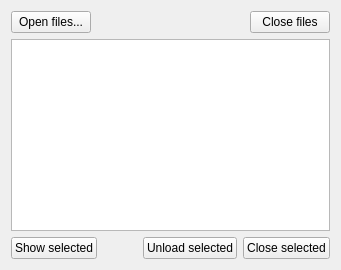
            <widget class="QWidget" name="tab_3">
             <attribute name="icon">
              <iconset resource="../resources/main_resources.qrc">
               <normaloff>:/icon/icons/selection13.png</normaloff>:/icon/icons/selection13.png</iconset>
             </attribute>
             <attribute name="title">
              <string>Select</string>
             </attribute>
             <layout class="QVBoxLayout" name="verticalLayout_2">
              <item>
               <layout class="QHBoxLayout" name="horizontalLayout_9">
                <property name="topMargin">
                 <number>0</number>
                </property>
                <item>
                 <widget class="QPushButton" name="pushButton_open_confocal">
                  <property name="cursor">
                   <cursorShape>PointingHandCursor</cursorShape>
                  </property>
                  <property name="text">
                   <string>Open files...</string>
                  </property>
                 </widget>
                </item>
                <item>
                 <spacer name="horizontalSpacer_4">
                  <property name="orientation">
                   <enum>Qt::Horizontal</enum>
                  </property>
                  <property name="sizeHint" stdset="0">
                   <size>
                    <width>40</width>
                    <height>20</height>
                   </size>
                  </property>
                 </spacer>
                </item>
                <item>
                 <widget class="QPushButton" name="pushButton_close_all_confocal">
                  <property name="cursor">
                   <cursorShape>PointingHandCursor</cursorShape>
                  </property>
                  <property name="text">
                   <string>Close files</string>
                  </property>
                 </widget>
                </item>
               </layout>
              </item>
              <item>
               <widget class="QListWidget" name="confocal_images_list"/>
              </item>
              <item>
               <layout class="QHBoxLayout" name="horizontalLayout_7">
                <item>
                 <widget class="QPushButton" name="pushButton_show_confocal">
                  <property name="text">
                   <string>Show selected</string>
                  </property>
                 </widget>
                </item>
                <item>
                 <spacer name="horizontalSpacer_9">
                  <property name="orientation">
                   <enum>Qt::Horizontal</enum>
                  </property>
                  <property name="sizeHint" stdset="0">
                   <size>
                    <width>40</width>
                    <height>20</height>
                   </size>
                  </property>
                 </spacer>
                </item>
                <item>
                 <widget class="QPushButton" name="pushButton_unload_confocal">
                  <property name="cursor">
                   <cursorShape>PointingHandCursor</cursorShape>
                  </property>
                  <property name="text">
                   <string>Unload selected</string>
                  </property>
                 </widget>
                </item>
                <item>
                 <widget class="QPushButton" name="pushButton_close_confocal">
                  <property name="cursor">
                   <cursorShape>PointingHandCursor</cursorShape>
                  </property>
                  <property name="text">
                   <string>Close selected</string>
                  </property>
                 </widget>
                </item>
               </layout>
              </item>
             </layout>
            </widget>
